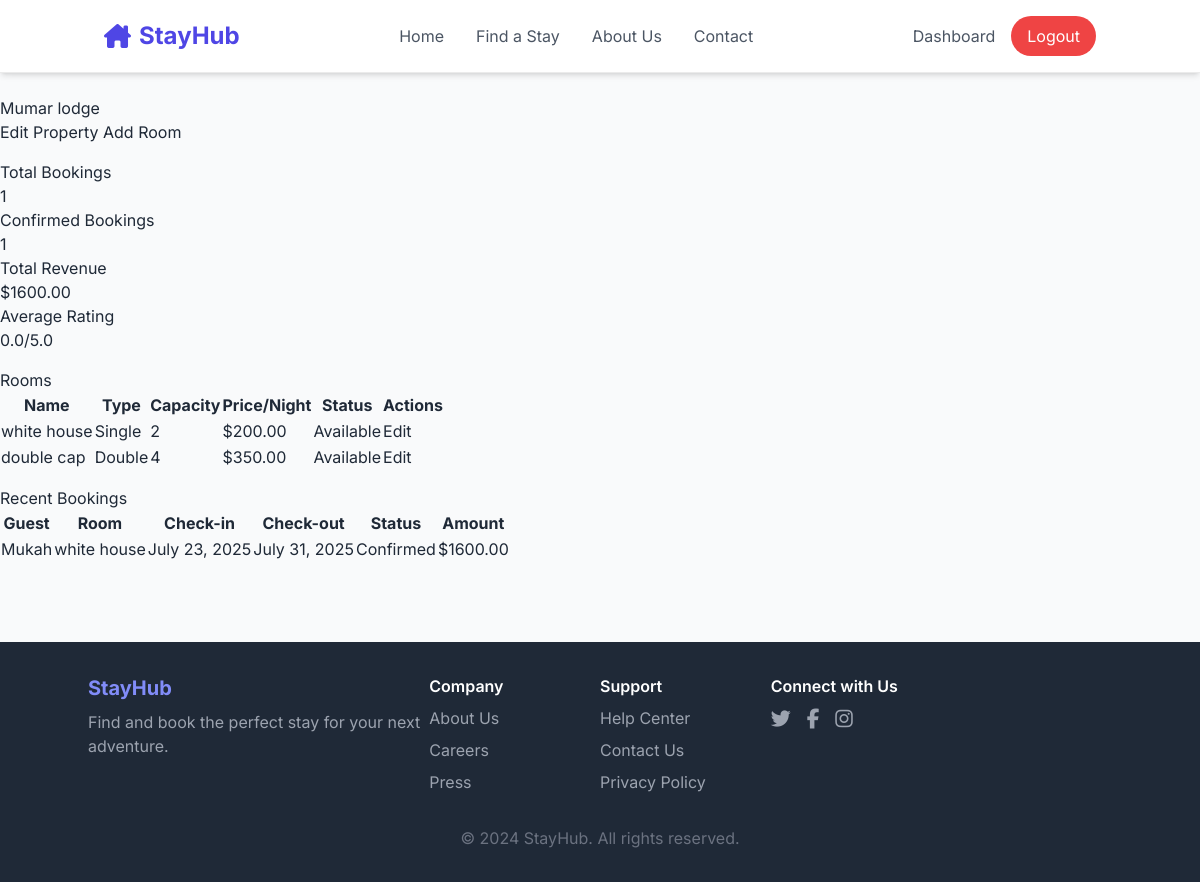
/vendor/property/1/ (signed in), run on the app's committed database.
### properties/models.py (models this page shows, shortened)
class Property(models.Model):
    PROPERTY_TYPES = (
        ('hotel', 'Hotel'),
        ('lodge', 'Lodge'),
        ('motel', 'Motel'),
        ('guesthouse', 'Guest House'),
    )
    owner = models.ForeignKey(User, on_delete=models.CASCADE)
    name = models.CharField(max_length=200)
    property_type = models.CharField(max_length=20, choices=PROPERTY_TYPES)
    description = models.TextField()
    address = models.TextField()
    city = models.CharField(max_length=100)
    state = models.CharField(max_length=100)
    country = models.CharField(max_length=100)
    postal_code = models.CharField(max_length=20)
    latitude = models.DecimalField(max_digits=9, decimal_places=6, null=True, blank=True)
    longitude = models.DecimalField(max_digits=9, decimal_places=6, null=True, blank=True)
    wifi = models.BooleanField(default=False)
    parking = models.BooleanField(default=False)
    restaurant = models.BooleanField(default=False)
    gym = models.BooleanField(default=False)
    pool = models.BooleanField(default=False)
    spa = models.BooleanField(default=False)
    pets_allowed = models.BooleanField(default=False)
    phone = models.CharField(max_length=15)
    email = models.EmailField()
    website = models.URLField(blank=True)
    is_active = models.BooleanField(default=True)
    is_featured = models.BooleanField(default=False)
    created_at = models.DateTimeField(auto_now_add=True)
    updated_at = models.DateTimeField(auto_now=True)
    """@property
    def min_price(self):
        rooms = self.room_set.all()
        if rooms:
            return min(room.price_per_night for room in rooms)
        return 0"""

class Room(models.Model):
    ROOM_TYPES = (
        ('single', 'Single'),
        ('double', 'Double'),
        ('twin', 'Twin'),
        ('suite', 'Suite'),
        ('family', 'Family'),
        ('deluxe', 'Deluxe'),
    )
    property = models.ForeignKey(Property, on_delete=models.CASCADE)
    room_type = models.CharField(max_length=20, choices=ROOM_TYPES)
    name = models.CharField(max_length=100)
    description = models.TextField()
    price_per_night = models.DecimalField(max_digits=10, decimal_places=2)
    capacity = models.PositiveIntegerField()
    total_rooms = models.PositiveIntegerField(default=1)
    air_conditioning = models.BooleanField(default=False)
    balcony = models.BooleanField(default=False)
    tv = models.BooleanField(default=False)
    mini_bar = models.BooleanField(default=False)
    room_service = models.BooleanField(default=False)
    is_available = models.BooleanField(default=True)

### bookings/models.py (models this page shows, shortened)
class Booking(models.Model):
    STATUS_CHOICES = (
        ('pending', 'Pending'),
        ('confirmed', 'Confirmed'),
        ('cancelled', 'Cancelled'),
        ('completed', 'Completed'),
    )
    user = models.ForeignKey(User, on_delete=models.CASCADE)
    room = models.ForeignKey(Room, on_delete=models.CASCADE)
    check_in_date = models.DateField()
    check_out_date = models.DateField()
    guests = models.PositiveIntegerField()
    total_nights = models.PositiveIntegerField()
    total_amount = models.DecimalField(max_digits=10, decimal_places=2)
    status = models.CharField(max_length=20, choices=STATUS_CHOICES, default='pending')
    guest_name = models.CharField(max_length=200)
    guest_email = models.EmailField()
    guest_phone = models.CharField(max_length=15)
    special_requests = models.TextField(blank=True)
    created_at = models.DateTimeField(auto_now_add=True)
    updated_at = models.DateTimeField(auto_now=True)
    class Meta:
        ordering = ['-created_at']

### properties/views.py (the view)
# urls.py: path('vendor/property/<int:pk>/', views.vendor_property_detail, name='vendor_property_detail'),
@login_required
def vendor_property_detail(request, pk):
    property = get_object_or_404(Property, pk=pk, owner=request.user)
    rooms = property.room_set.all()
    bookings = Booking.objects.filter(room__property=property).order_by('-created_at')
    total_bookings = bookings.count()
    confirmed_bookings = bookings.filter(status='confirmed').count()
    total_revenue = bookings.filter(status='confirmed').aggregate(Sum('total_amount'))
    avg_rating = property.reviews.aggregate(Avg('rating'))
    context = {
        'property': property,
        'rooms': rooms,
        'bookings': bookings[:5],  # Show only last 5 bookings
        'total_bookings': total_bookings,
        'confirmed_bookings': confirmed_bookings,
        'total_revenue': total_revenue['total_amount__sum'],
        'avg_rating': avg_rating['rating__avg']
    }
    return render(request, 'properties/vendor/property_detail.html', context)

### templates/properties/vendor/property_detail.html (shortened to what this page needs)
{% extends 'base.html' %}
{% block content %}
<div class="container py-4">
    <div class="d-flex justify-content-between align-items-center mb-4">
        <h1>{{ property.name }}</h1>
        <div>
            <a href="{% url 'properties:property_update' property.pk %}" class="btn btn-warning">Edit Property</a>
            <a href="{% url 'properties:add_room' property.pk %}" class="btn btn-primary">Add Room</a>
        </div>
    </div>
    <div class="row mb-4">
        <div class="col-md-3">
            <div class="card">
                <div class="card-body">
                    <h5 class="card-title">Total Bookings</h5>
                    <h2>{{ total_bookings }}</h2>
                </div>
            </div>
        </div>
        <div class="col-md-3">
            <div class="card">
                <div class="card-body">
                    <h5 class="card-title">Confirmed Bookings</h5>
                    <h2>{{ confirmed_bookings }}</h2>
                </div>
            </div>
        </div>
        <div class="col-md-3">
            <div class="card">
                <div class="card-body">
                    <h5 class="card-title">Total Revenue</h5>
                    <h2>${{ total_revenue|default:0|floatformat:2 }}</h2>
                </div>
            </div>
        </div>
        <div class="col-md-3">
            <div class="card">
                <div class="card-body">
                    <h5 class="card-title">Average Rating</h5>
                    <h2>{{ avg_rating|default:0|floatformat:1 }}/5.0</h2>
                </div>
            </div>
        </div>
    </div>
    <div class="card mb-4">
        <div class="card-header">
            <h5 class="mb-0">Rooms</h5>
        </div>
        <div class="card-body">
            <div class="table-responsive">
                <table class="table">
                    <thead>
                        <tr>
                            <th>Name</th>
                            <th>Type</th>
                            <th>Capacity</th>
                            <th>Price/Night</th>
                            <th>Status</th>
                            <th>Actions</th>
                        </tr>
                    </thead>
                    <tbody>
                        {% for room in rooms %}
                        <tr>
                            <td>{{ room.name }}</td>
                            <td>{{ room.get_room_type_display }}</td>
                            <td>{{ room.capacity }}</td>
                            <td>${{ room.price_per_night }}</td>
                            <td>
                                {% if room.is_available %}
                                <span class="badge bg-success">Available</span>
                                {% else %}
                                <span class="badge bg-danger">Unavailable</span>
                                {% endif %}
                            </td>
                            <td>
                                <a href="{% url 'properties:room_update' room.pk %}" class="btn btn-sm btn-warning">Edit</a>
                            </td>
                        </tr>
                        {% empty %}
                        <tr>
                            <td colspan="6" class="text-center">No rooms added yet</td>
                        </tr>
                        {% endfor %}
                    </tbody>
                </table>
            </div>
        </div>
    </div>
    <div class="card">
        <div class="card-header">
            <h5 class="mb-0">Recent Bookings</h5>
        </div>
        <div class="card-body">
            <div class="table-responsive">
                <table class="table">
                    <thead>
                        <tr>
                            <th>Guest</th>
                            <th>Room</th>
                            <th>Check-in</th>
                            <th>Check-out</th>
                            <th>Status</th>
                            <th>Amount</th>
                        </tr>
                    </thead>
                    <tbody>
                        {% for booking in bookings %}
                        <tr>
                            <td>{{ booking.guest_name }}</td>
                            <td>{{ booking.room.name }}</td>
                            <td>{{ booking.check_in_date }}</td>
                            <td>{{ booking.check_out_date }}</td>
                            <td>
                                <span class="badge bg-{{ booking.status|yesno:'success,warning,danger' }}">
                                    {{ booking.get_status_display }}
                                </span>
                            </td>
                            <td>${{ booking.total_amount }}</td>
                        </tr>
                        {% empty %}
                        <tr>
                            <td colspan="6" class="text-center">No bookings yet</td>
                        </tr>
                        {% endfor %}
                    </tbody>
                </table>
            </div>
        </div>
    </div>
</div>
{% endblock %}

### templates/base.html (style rules this page uses)
body { font-family: 'Inter', sans-serif; background-color: #f8fafc; color: #1f2937; }
body { font-family: 'Inter', sans-serif; background-color: #f8fafc; }

### data on the page
Property: name "Mumar lodge"
Room: name "white house", room_type "Single", capacity "2", price_per_night "200.00", is_available "Available"
Room: name "double cap", room_type "Double", capacity "4", price_per_night "350.00", is_available "Available"
Booking: guest_name "Mukah", room.name "white house", check_in_date "July 23, 2025", check_out_date "July 31, 2025", status "Confirmed", total_amount "1600.00"

### other printed values
{{ total_bookings }} "1"
{{ confirmed_bookings }} "1"
{{ total_revenue|default:0|floatformat:2 }} "1600.00"
{{ avg_rating|default:0|floatformat:1 }} "0.0"
